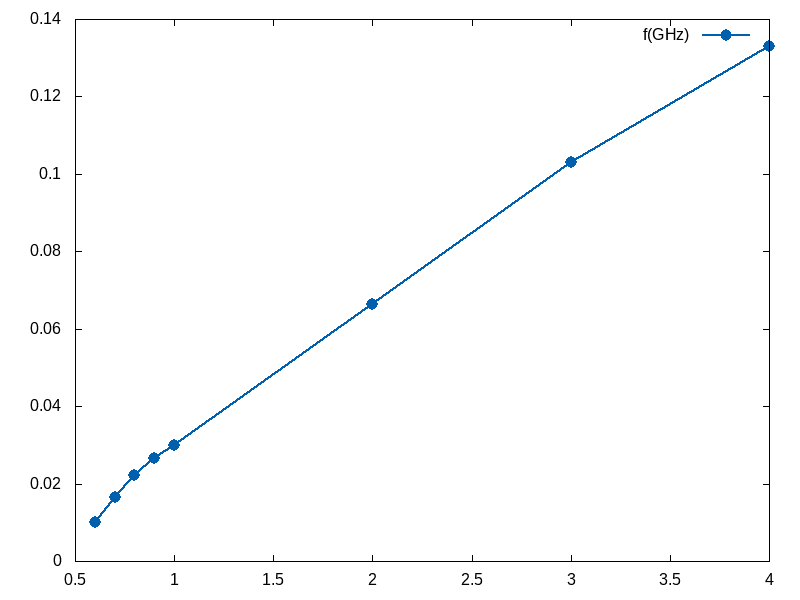

Here is the gnuplot script that generated this plot:
set terminal png size 800,600; set output 'freq.png';
set style line 1 lc rgb '#0060ad' lt 1 lw 2 pt 7 pi -1 ps 1.5;
plot 'freq.txt' using 1:2 title "f(GHz)" with linespoints ls 1;
#pause -1 "Hit any key to continue";
